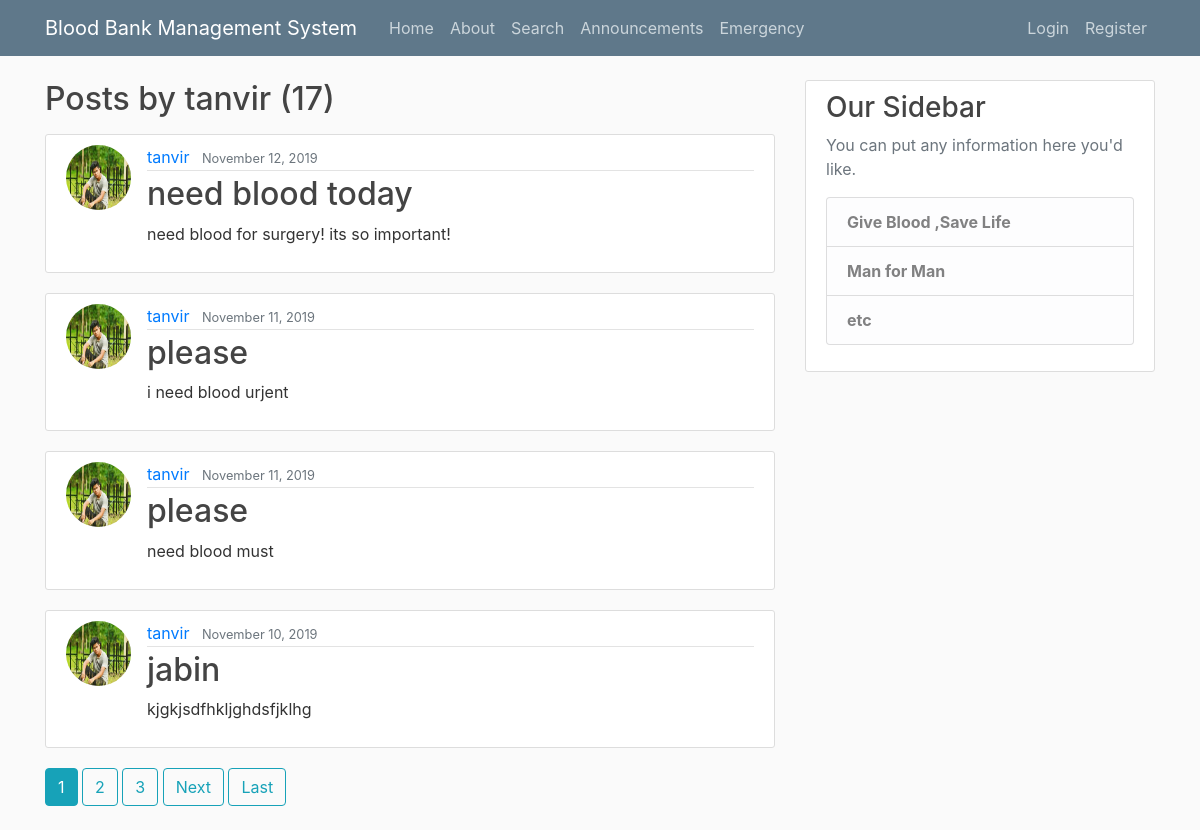
The page /user/tanvir on the database as committed earlier.
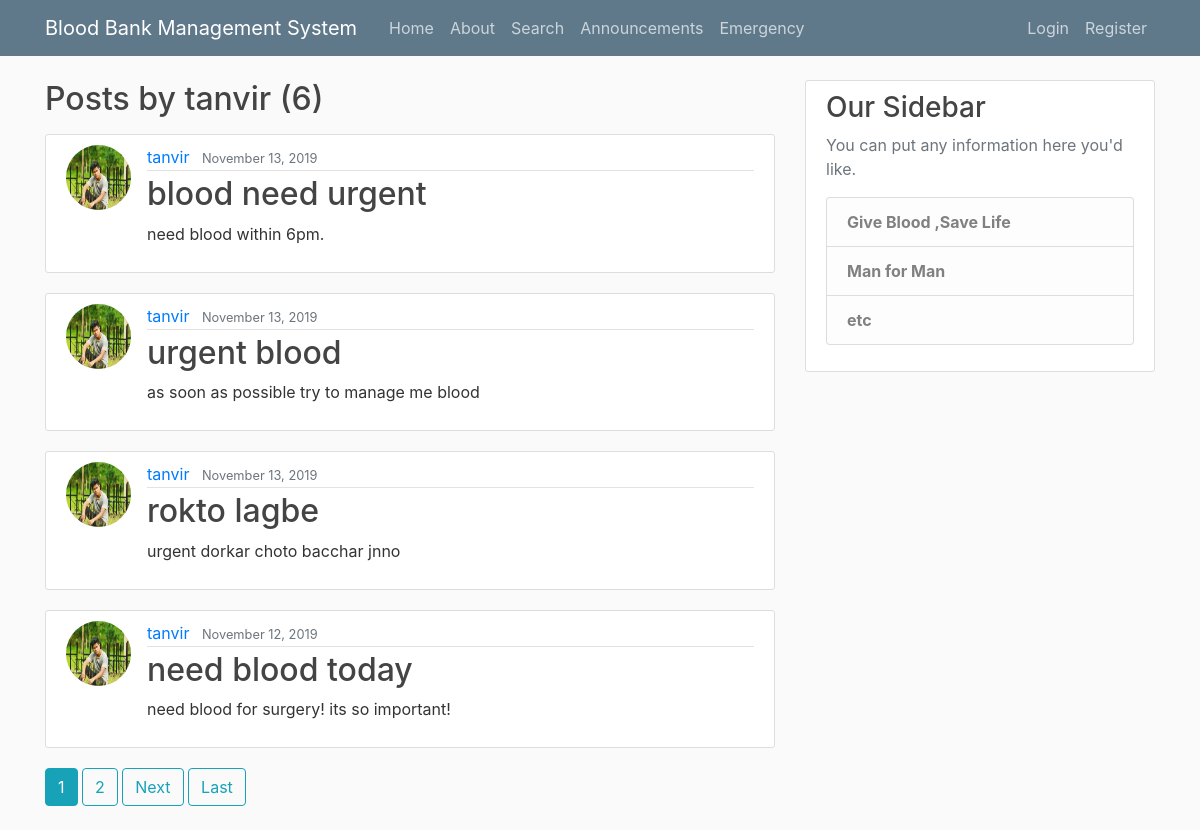
The same page on the database as committed later.
### blog/models.py (models this page shows, shortened)
class Post(models.Model):
    title = models.CharField(max_length=100)
    blood =  models.CharField(max_length=100, null=False)
    content = models.TextField(null=True)
    address = models.CharField(max_length=50 )
    phone	= models.CharField(max_length=100, null= True)
    medical = models.CharField(max_length=50, default='Now we are in ')
    rigion = models.CharField(max_length=30 , null=True)
    date_posted = models.DateTimeField(default=timezone.now)
    author = models.ForeignKey(User, on_delete=models.CASCADE)

### users/models.py (models this page shows, shortened)
class Profile(models.Model):
	user = models.OneToOneField(User, on_delete=models.CASCADE)
	image = models.ImageField(default='default.jpg',upload_to='profile_pics')

### blog/views.py (the view)
# urls.py: path('user/<str:username>', UserPostListView.as_view(),name='user-posts'),
class UserPostListView(ListView):
    model = Post
    template_name = 'blog/user_posts.html'  # <app>/<model>_<viewtype>.html
    context_object_name = 'posts'
    paginate_by = 4
    def get_queryset(self):
        user = get_object_or_404(User, username=self.kwargs.get('username'))
        return Post.objects.filter(author=user).order_by('-date_posted')

### blog/templates/blog/user_posts.html (shortened to what this page needs)
{% extends "blog/base.html" %}
{% block content %}
	<h2 class="mb-3">Posts by {{ view.kwargs.username }} ({{ page_obj.paginator.count}}) </h2>
	{% for post in posts %}
	<article class="media content-section">
		<img class='rounded-circle article-img' src="{{ post.author.profile.image.url }}">
	  <div class="media-body">
	    <div class="article-metadata">
	      <a class="mr-2" href="{% url 'user-posts' post.author.username %}">{{ post.author }}</a>
	      <small class="text-muted">{{ post.date_posted | date:"F d, Y" }}</small>
	    </div>
		    <h2><a class="article-title" href="{% url 'post-detail' post.id %}">{{ post.title }}</a></h2>
		    <p class="article-content">{{ post.content }}</p>
		  </div>
	</article>
	{% endfor %}
	{% if is_paginated %}
		{% for num in page_obj.paginator.page_range %}
			{% if page_obj.number == num %}
				<a class="btn btn-info mb-4" href="?page={{ num }}">{{ num }}</a>
			{% elif num > page_obj.number|add:'-3' and num < page_obj.number|add:'3' %}
				<a class="btn btn-outline-info mb-4" href="?page={{ num }}">{{ num }}</a>
			{% endif %}
		{% endfor %}
		{% if page_obj.has_next %}
			<a class="btn btn-outline-info mb-4" href="?page={{ page_obj.next_page_number }}">Next</a>
			<a class="btn btn-outline-info mb-4" href="?page={{ page_obj.paginator.num_pages }}">Last</a>
		{% endif %}
	{% endif %}
{% endblock content %}

### blog/templates/blog/base.html (shortened to what this page needs)
{% load static %}
<!DOCTYPE html>
<html>
<head>
    <link rel="stylesheet" href="https://stackpath.bootstrapcdn.com/bootstrap/4.3.1/css/bootstrap.min.css">
    <link rel="stylesheet" type="text/css" href="{% static 'blog/main.css' %}">
</head>
<body>
		<header class="site-header">
	  <nav class="navbar navbar-expand-md navbar-dark bg-steel fixed-top">
	    <div class="container">
	      <a class="navbar-brand mr-4" href=" {% url 'blog-home' %}"> Blood Bank Management System</a>
      	<div class="collapse navbar-collapse" id="navbarToggle">
	        <div class="navbar-nav mr-auto">
	          <a class="nav-item nav-link" href=" {% url 'blog-home' %} ">Home</a>
	          <a class="nav-item nav-link" href=" {% url 'blog-about' %} ">About</a>
            <a class="nav-item nav-link" href=" {% url 'search' %} ">Search</a>
            <a class="nav-item nav-link" href=" {% url 'announce-ments' %} ">Announcements</a>
            <a class="nav-item nav-link" href=" {% url 'emer-gency' %} ">Emergency</a>
	        </div>
	        <div class="navbar-nav">
            {% if user.is_authenticated %}
              <a class="nav-item nav-link" href="{% url 'post-create' %}">New Post</a>
              <a class="nav-item nav-link" href="{% url 'profile' %}">Profile</a>
              <a class="nav-item nav-link" href="{% url 'logout' %}">Logout</a>
            {% else %}
	           <a class="nav-item nav-link" href="{% url 'login' %}">Login</a>
	           <a class="nav-item nav-link" href="{% url 'register' %}">Register</a>
            {% endif %}
	        </div>
	      </div>
	    </div>
	  </nav>
	</header>
		<main role="main" class="container">
  <div class="row">
    <div class="col-md-8">
      {% block content %}{% endblock %}
    </div>
    <div class="col-md-4">
      <div class="content-section">
        <h3>Our Sidebar</h3>
        <p class='text-muted'>You can put any information here you'd like.
          <strong>
          <ul class="list-group">
            <li class="list-group-item list-group-item-light">Give Blood ,Save Life</li>
            <li class="list-group-item list-group-item-light">Man for Man</li>
            <li class="list-group-item list-group-item-light">etc</li>
          </ul>
          </strong>
        </p>
      </div>
    </div>
  </div>
</main>
</body>
</html>

### blog/static/blog/main.css (style rules this page uses)
body { background: #fafafa; color: #333333; margin-top: 5rem; }
h1, h2, h3, h4, h5, h6 { color: #444444; }
ul { margin: 0; }
.bg-steel { background-color: #5f788a; }
.site-header .navbar-nav .nav-link { color: #cbd5db; }
.content-section { background: #ffffff; padding: 10px 20px; border: 1px solid #dddddd; border-radius: 3px; margin-bottom: 20px; }
.article-title { color: #444444; }
.article-content { white-space: pre-line; }
.article-img { height: 65px; width: 65px; margin-right: 16px; }
.article-metadata { padding-bottom: 1px; margin-bottom: 4px; border-bottom: 1px solid #e3e3e3 }

Rows that differ between the two databases and show on the page:
no longer on this page (row unchanged): Post: author.profile.image (picture), author "tanvir", date_posted "November 11, 2019", title "please", content "i need blood urjent"
no longer on this page (row unchanged): Post: author.profile.image (picture), author "tanvir", date_posted "November 11, 2019", title "please", content "need blood must"
removed Post: author.profile.image (picture), author "tanvir", date_posted "November 10, 2019", title "jabin", content "kjgkjsdfhkljghdsfjklhg"
added Post: author.profile.image (picture), author "tanvir", date_posted "November 13, 2019", title "blood need urgent", content "need blood within 6pm."
added Post: author.profile.image (picture), author "tanvir", date_posted "November 13, 2019", title "urgent blood", content "as soon as possible try to manage me blood"
added Post: author.profile.image (picture), author "tanvir", date_posted "November 13, 2019", title "rokto lagbe", content "urgent dorkar choto bacchar jnno"
Other text that changed with them:
{{ page_obj.paginator.count }}: "17" → "6"
list line gone: "3"
